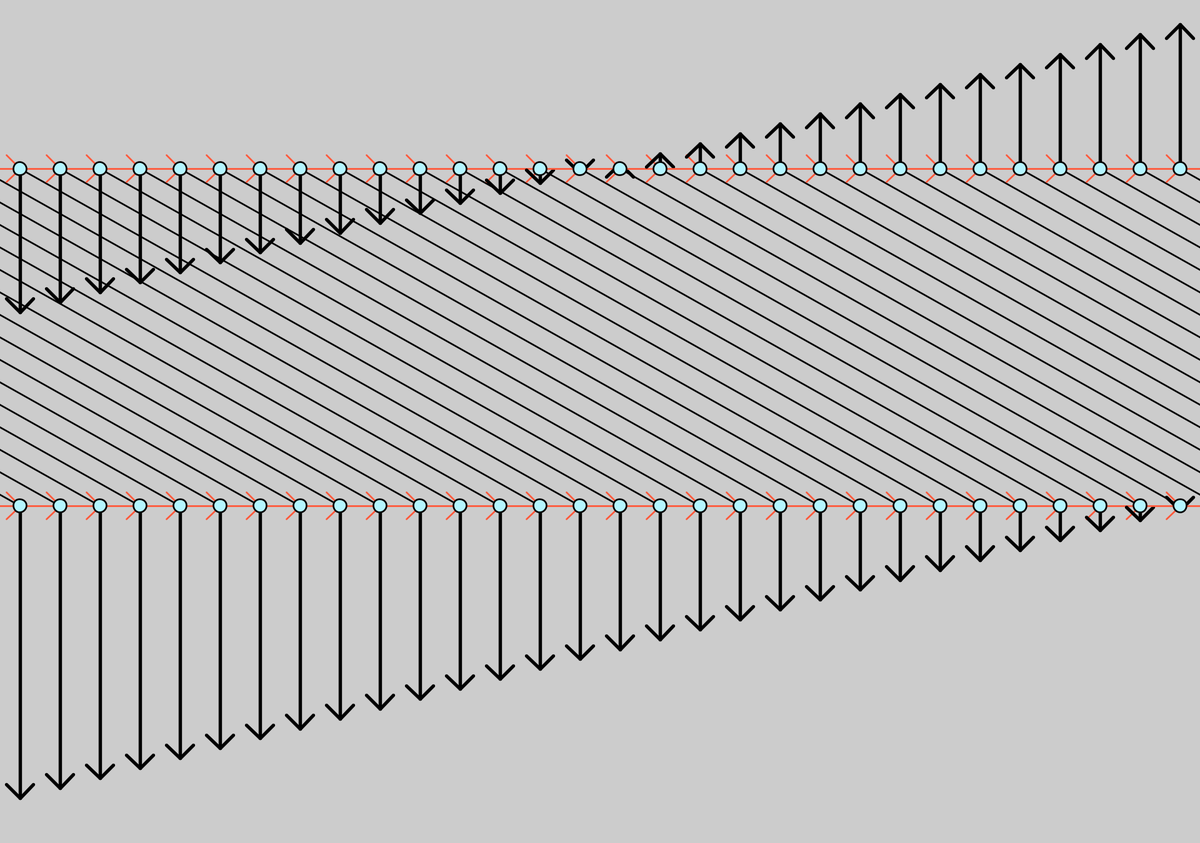
Frame 1 (no input)
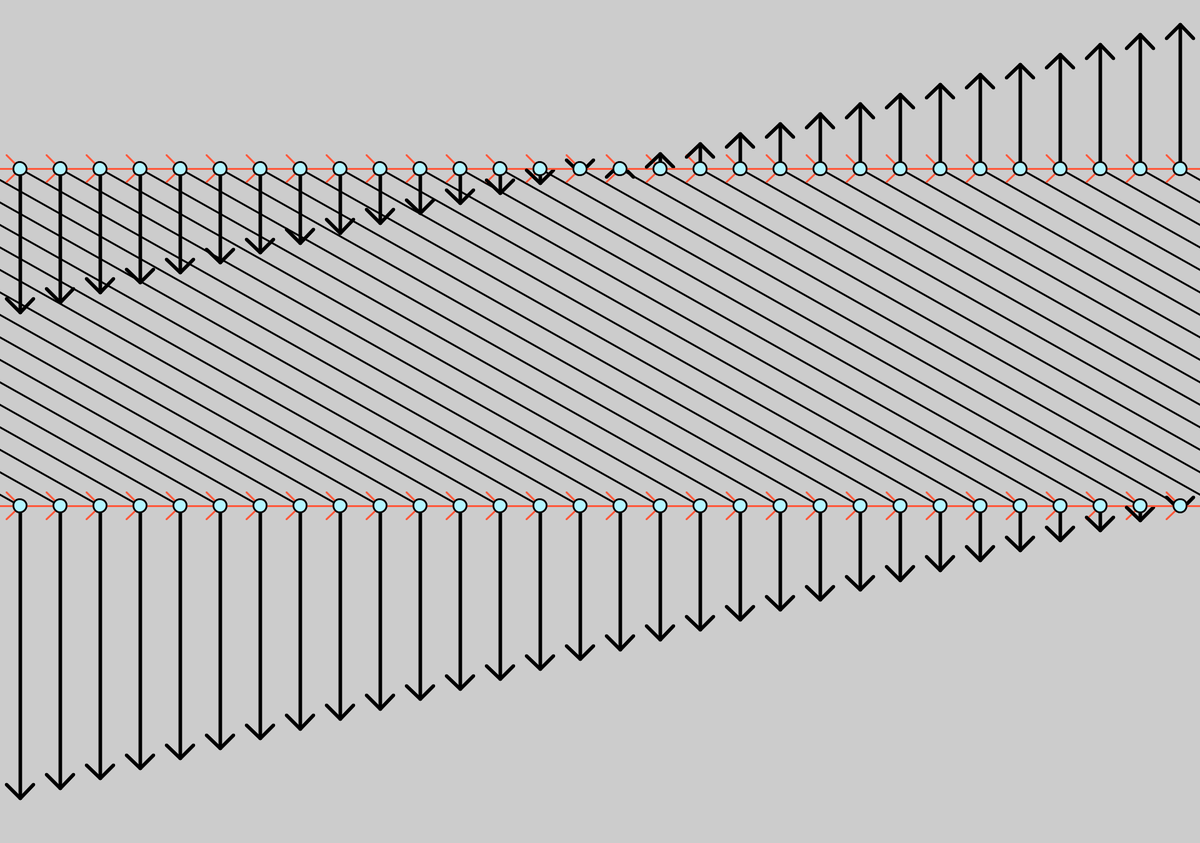
Frame 2 (the mouse pressed at the canvas centre, redrawn once)

The Processing sketch that drew these frames (run headless with seeded random() and noise(); the mouse was pressed at the canvas centre and the sketch redrawn once):

// Processing sketch: Number_visualization
// ── Number_visualization.pde
void setup()
{
  // Call this first to set the width and height variables to the correct sizes.
  //fullScreen();
  //size(512, 512);
  //size(1920, 1350);
  size(1920, 1350);
}

void draw()
{

  PGraphics g = createGraphics(width, height);
  g.beginDraw();

  float h = 1080;

  float size = h/4;
  float inc = width/30;
  g.strokeWeight(2);
  g.fill(181, 245, 255, 255); // Light blue.
  int i = 0;
  float y = size;
  float y2 = size*3;
  
  float weight = h/400.0;
  
  for(int x = (int)inc/2 - width; x < width*2; x += inc)
  {
    g.stroke(0, 0, 0, 255); // Black.
    g.strokeWeight(weight*2);
    drawNumber(x,  y,  X(x, size - inc/2), inc/3, g);
    float x2 = f(x - width/2) + width/2;
    drawNumber(x2, y2, X(x, size - inc/2), inc/3, g);
    
    g.strokeWeight(weight);
    g.line(x, y, x2, y2);
    
    
    // Draw the derivative arrows.
    g.stroke(255, 88, 58); // Orange.
    
    // Derivative arrows.
    drawArrow(x, y, x + inc, y, inc/3, g);
    drawArrow(x2, y2, f(x + inc - width/2) + width/2, y2, inc/3, g);

    // Curvature arrows.
   // drawArrow(x, y2, x + f(x + inc) - f(x) - (f(x) - f(x - inc)), y2, inc/3, g);

    g.stroke(0, 0, 0, 255); // Black.
    g.ellipse(x, y, inc/3, inc/3);
    g.ellipse(x2, y2, inc/3, inc/3);
    
    i++;
  }
    
  
  g.endDraw();
  image(g, 0, 0); 
  
  g.save("output.png");
  noLoop();
  
  
}

// The transformation function.
float f(float x)
{
  return x + width/2;
}

float X(float x, float size)
{
 return (x - width/2)*1.0/(width/2)*size; 
}

void drawNumber(float x, float y, float mag, float head_len, PGraphics g)
{
  drawArrow(x, y, x, y - mag, head_len, g);
}

void drawArrow(float x1, float y1, float x2, float y2, float head_length, PGraphics g)
{
  g.line(x1, y1, x2, y2);
  
  float dx = x2 - x1;
  float dy = y2 - y1;
  float mag = dist(x1, y1, x2, y2);
  
  float par_x = dx/mag;
  float par_y = dy/mag;
  
  float perp_x = -par_y;
  float perp_y =  par_x;

  // Draw one of the arrow heads.
  g.line(x2, y2, x2 - par_x*head_length + perp_x*head_length,
    y2 - par_y*head_length + perp_y*head_length);
    
  // Draw the other.
  g.line(x2, y2, x2 - par_x*head_length - perp_x*head_length,
                 y2 - par_y*head_length - perp_y*head_length);
}

void keyPressed()
{
  
  // If the user presses space, then this program will save a nice transparent image of the fractal in the local file output.png.
  if (key == ' ')
  {
    save("output.png");
    
  }
  
  
}
